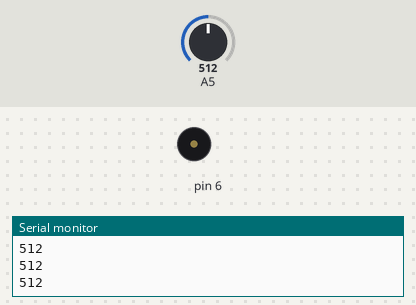
Simulated run of this sketch. Board: Arduino Uno, built with avr-gcc and run on an emulated ATmega328P. Shown: buzzer (waves = sounding), the last lines printed to the serial monitor. The test bench sets the inputs (shaded band); at power-on: A5 = 512.

Above: at 1.2 s.
1.3 s: A5 set to 985
2.8 s: A5 set to 1012
At 3.2 s:
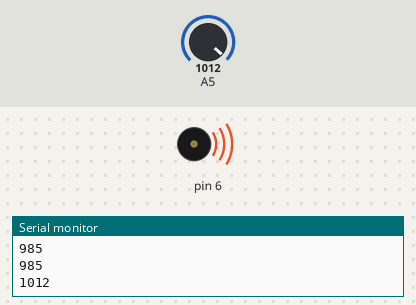
5.8 s: A5 set to 990
At 6.9 s:
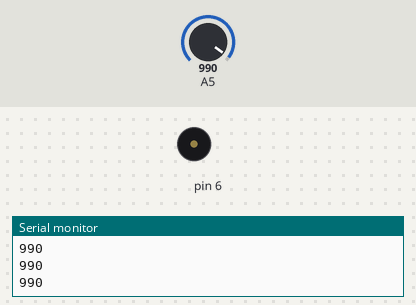
7.3 s: A5 set to 1010
At 7.7 s:
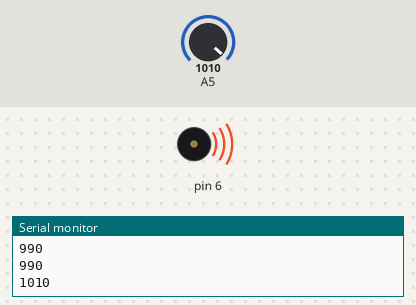
Timing chart, 0 to 11.3 s (numbered marks = the images above; inputs shaded):
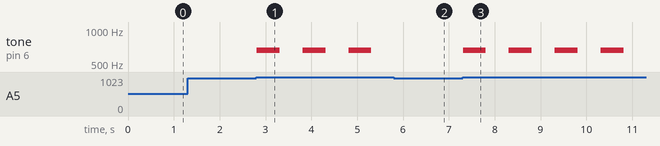

Measured:
- the behaviour switches between 1000 and 1001 on A5 (found by bisection; images 0 and 1)
- after the input at 2.8 s, tone on pin 6: alternates 659 Hz for 0.50 s and silent for 0.50 s, starting at once
- after the input at 5.8 s, tone on pin 6: stays silent (without the input it goes to 659 Hz after 0.01 s)
- after the input at 7.3 s, tone on pin 6: alternates 659 Hz for 0.50 s and silent for 0.50 s, starting at once

The sketch:

2020_frmae_sensor.ino
```cpp
int frame = 0;
void setup() {
  pinMode(A5,INPUT);
  pinMode(6,OUTPUT);
  Serial.begin(9600);


}

void loop() {
  frame = analogRead(A5);
  Serial.println(frame);

  if ( frame>1000)
  {
    tone(6,659);
    delay(500);
    noTone(6);
    delay(500);
  }
}
```
